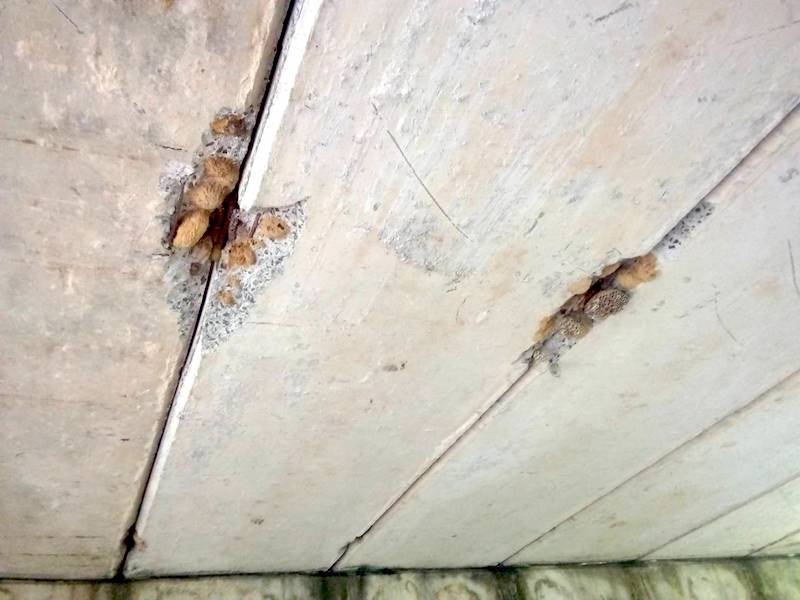
#> input picture assets/Lab5-crack.jpg, 800 x 600 px
$ jupyter execute 'Lab 5- Texture.ipynb'   (shell and % lines are left out)   (older library calls are emulated)
#> lines starting #> are read from the running program, lines starting #| are printed output that depends on the picture; long printed decimals are rounded
# 2110433 - Computer Vision (2023/2)
## Lab 5 - Texture
In this lab, we will learn to use texture to segment 'things' from images. This notebook includes both coding and written questions. Please hand in this notebook file with all outputs and your answer. <br>
<b>Please note that collaboration is encouraged in this course.</b> You must turn in <b>your own write ups</b> of all problems. If you collaborate with others, you must put the names and ids of the students you worked with in below block.

<b>Remark : You need to install addition package name 'scikit-image' by using the following command line</b>

Collaboration List:
- ...
- ...

[cell 1]
import numpy as np
import cv2
from skimage import io, color
from skimage.feature import local_binary_pattern, graycomatrix, graycoprops
from matplotlib import pyplot as plt
from ipywidgets import interact,interactive
import ipywidgets as widgets

## Gray Level Co-Occurrence Matrix (GLCM)
A gray level co-occurrence Matrix is a matrix that is defined over an image to be the distribution of co-occurring pixel values at a given offset. It is used as an approach to texture analysis with various computer vision applications.

[cell 2]
patternImage = np.array([
    [0, 0, 1, 1],
    [0, 0, 1, 1],
    [0, 2, 2, 2],
    [0, 2, 3, 3]], dtype=np.uint8)

plt.imshow(patternImage, cmap='gray')
plt.show()
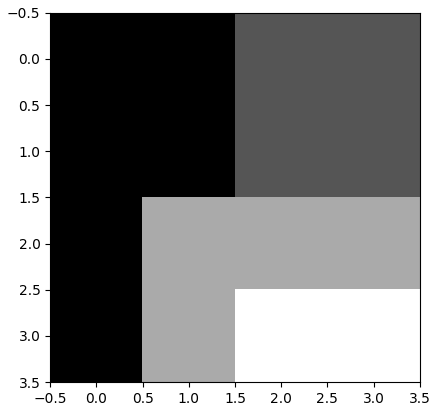
#> figure drawn by matplotlib, 1 panel

We will use <a href="https://scikit-image.org/docs/dev/api/skimage.feature.html?highlight=lbp#skimage.feature.greycomatrix">greycomatrix</a> function from scikit-image to extract GLCM from the sample pattern.

[cell 3]
co_ocmatrix = graycomatrix(patternImage, distances=[1], angles=[0, np.pi/4, np.pi/2], levels=4)
print(co_ocmatrix.shape)
print('angle 0')
print(co_ocmatrix[:,:,0,0])

print('angle 45')
print(co_ocmatrix[:,:,0,1])

print('angle 90')
print(co_ocmatrix[:,:,0,2])

### GLCM texture properties
Fron the  GLCM we can compute the following texture properties by using <a href='https://scikit-image.org/docs/dev/api/skimage.feature.html?highlight=lbp#skimage.feature.graycoprops'>graycoprops</a> from scikit-image
- contrast $\sum_{i,j=0}^{levels-1} P_{i,j}(i-j)^2$
- dissimilarity $\sum_{i,j=0}^{levels-1}P_{i,j}|i-j|$
- homogeneity $\sum_{i,j=0}^{levels-1}\frac{P_{i,j}}{1+(i-j)^2}$
- correlation $\sum_{i,j=0}^{levels-1} P_{i,j}\left[\frac{(i-\mu_i)(j-\mu_j)}{\sqrt{(\sigma_i^2)(\sigma_j^2)}}\right]$

[cell 4]
contrast = graycoprops(co_ocmatrix, prop='contrast')
dissimilarity = graycoprops(co_ocmatrix, prop='dissimilarity')
homogeneity = graycoprops(co_ocmatrix, prop='homogeneity')

print(contrast, dissimilarity,homogeneity)

[cell 5]
patternImage2 = np.zeros((4,4), dtype=np.uint8) ## all black image!
co_ocmatrix2 = graycomatrix(patternImage2, distances=[1], angles=[0, np.pi/4, np.pi/2])

contrast2 = graycoprops(co_ocmatrix2, prop='contrast')
dissimilarity2 = graycoprops(co_ocmatrix2, prop='dissimilarity')
homogeneity2 = graycoprops(co_ocmatrix2, prop='homogeneity')

print(contrast2, dissimilarity2, homogeneity2)

### Co-Occurrence matrix patch matching on bridge defect problem

[cell 6]
bridgeDefectImage = cv2.imread('assets/Lab5-crack.jpg')
#> bridgeDefectImage is the input picture: shape (600, 800, 3); mean B, G, R 184.9, 195.1, 200.7
dispImage = cv2.cvtColor(bridgeDefectImage.copy(), cv2.COLOR_BGR2RGB)

# Sample crack
cv2.rectangle(dispImage, (170,200), (220,250), (0,255,255), 5)

# Normal1
cv2.rectangle(dispImage, (400,400), (450,450), (255,255,0), 5)

# Crack2
cv2.rectangle(dispImage, (540,300), (590,350), (0,255,0), 5)


plt.figure(figsize=(10,10))
plt.imshow(dispImage, cmap='gray')

[cell 7]
bridgeDefectImageGray = cv2.cvtColor(bridgeDefectImage, cv2.COLOR_BGR2GRAY)

crackPatch1 = bridgeDefectImageGray[200:250,170:220]

normalPatch1= bridgeDefectImageGray[400:450,400:450]

crackPatch2 = bridgeDefectImageGray[300:350,540:590]
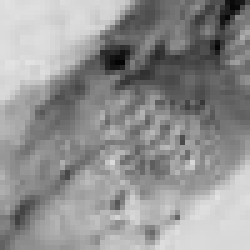
#> crackPatch2: shape (50, 50) (shown 5 times larger); min 4, max 226, mean 145.9

_, axarr = plt.subplots(1,3)
axarr[0].imshow(crackPatch1, cmap='gray')
axarr[1].imshow(normalPatch1, cmap='gray')
axarr[2].imshow(crackPatch2, cmap='gray')

[cell 8]
co_ocmatrix_crackpatch1 = graycomatrix(crackPatch1, distances=[1], angles=[0, np.pi/4, np.pi/2], symmetric=True, normed=True)

co_ocmatrix_normalpatch1 = graycomatrix(normalPatch1, distances=[1], angles=[0, np.pi/4, np.pi/2], symmetric=True, normed=True)

co_ocmatrix_crackpatch2 = graycomatrix(crackPatch2, distances=[1], angles=[0, np.pi/4, np.pi/2], symmetric=True, normed=True)

[cell 9]
dist_normal_normal = np.linalg.norm(co_ocmatrix_crackpatch1-co_ocmatrix_crackpatch2)
#> dist_normal_normal = 0.0467
print('distance crack-crack', dist_normal_normal)
#| distance crack-crack 0.04674

dist_normal_crack = np.linalg.norm(co_ocmatrix_crackpatch1-co_ocmatrix_normalpatch1)
#> dist_normal_crack = 0.188
print('distance normal-crack', dist_normal_crack)
#| distance normal-crack 0.1885

## Local Binary Pattern (LBP)
Local Binary Pattern (LBP) is a efficient texture operator which labels the pixels of an image by thresholding the neighborhood of each pixel and considers the result as a binary number.  It can be seen as a unifying approach to the traditionally divergent statistical and structural models of texture analysis. The most important property of the LBP operator in real-world applications is its robustness to monotonic gray-scale changes caused, for example, by illumination variations. Another important property is its computational simplicity, which makes it possible to analyze images in challenging real-time settings.

[cell 10]
patternImage = np.array([
    [0, 0, 1, 1],
    [0, 0, 1, 1],
    [0, 2, 2, 2],
    [0, 2, 3, 3]], dtype=np.uint8)

plt.imshow(patternImage, cmap='gray')
plt.show()

[cell 11]
lbpfeature = local_binary_pattern(patternImage, 8, 1)

Calculate LBP pattern for each patch by using scikit-image <a href="https://scikit-image.org/docs/dev/api/skimage.feature.html?highlight=lbp#skimage.feature.local_binary_pattern">local_binary_pattern</a> <br>
<br> Three neighborhood examples with varying p and r used to construct Local Binary Patterns. (Image from <a href="https://www.pyimagesearch.com/2015/12/07/local-binary-patterns-with-python-opencv/">pyimagesearch</a>)

[cell 12]
plt.imshow(lbpfeature, cmap='gray')
print(lbpfeature)
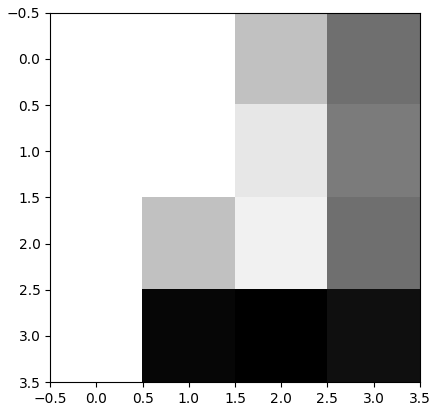
#> figure drawn by matplotlib, 1 panel

[cell 13]
bridgeDefectImage = cv2.imread('assets/Lab5-crack.jpg')
dispImage = cv2.cvtColor(bridgeDefectImage.copy(), cv2.COLOR_BGR2RGB)

# Sample crack
cv2.rectangle(dispImage, (170,200), (220,250), (0,255,255), 5)

# Normal1
cv2.rectangle(dispImage, (400,400), (450,450), (255,255,0), 5)

# Crack2
cv2.rectangle(dispImage, (540,300), (590,350), (0,255,0), 5)


plt.figure(figsize=(10,10))
plt.imshow(dispImage, cmap='gray')

[cell 14]
lbp_crackpatch1 =  local_binary_pattern(crackPatch1, P=16, R=8, method='uniform')
lbp_normalpatch1 =  local_binary_pattern(normalPatch1, P=16, R=8, method='uniform')
lbp_crackpatch2 =  local_binary_pattern(crackPatch2, P=16, R=8, method='uniform')
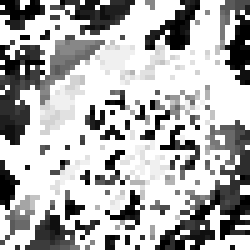
#> lbp_crackpatch2: shape (50, 50) float64 (shown 5 times larger); min 0, max 17, mean 11.76; drawn with min black and max white

### LBP histogram

[cell 15]
nBin = 16

_, axarr = plt.subplots(1,3)

hist_crackpatch1, _ = np.histogram(lbp_crackpatch1, density=True, bins=nBin, range=(0, nBin))
#> hist_crackpatch1 = [0.086, 0.127, 0.086, 0.0812, 0.0502, 0.0777, 0.0805, 0.0901, 0.0667, 0.0454, 0.0172, 0.042, 0.0241, 0.0193, 0.0316, 0.075]
axarr[0].plot(hist_crackpatch1)

hist_normalpatch1, _ = np.histogram(lbp_normalpatch1, density=True, bins=nBin, range=(0, nBin))
#> hist_normalpatch1 = [0.206, 0.223, 0.0861, 0.0346, 0.0168, 0.0336, 0.0168, 0.0237, 0.0148, 0.0495, 0.0129, 0.0445, 0.0109, 0.0376, 0.0277, 0.162]
axarr[1].plot(hist_normalpatch1)

hist_crackpatch2, _ = np.histogram(lbp_crackpatch2, density=True, bins=nBin, range=(0, nBin))
#> hist_crackpatch2 = [0.139, 0.165, 0.0836, 0.111, 0.0706, 0.0479, 0.027, 0.0523, 0.0462, 0.0348, 0.0122, 0.0122, 0.0131, 0.0183, 0.034, 0.133]
axarr[2].plot(hist_crackpatch2)

plt.show()
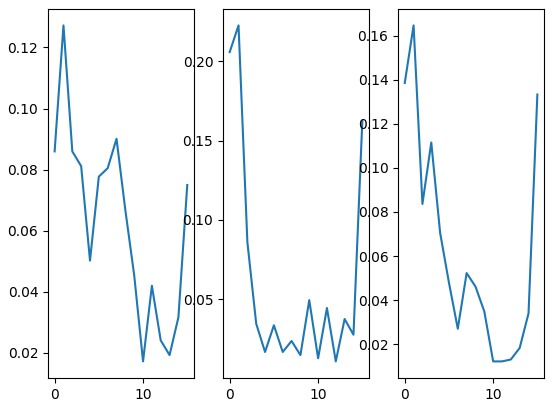
#> figure drawn by matplotlib, 3 panels; panel 1: curve peaks at x = 1, y = 0.127; panel 2: curve peaks at x = 1, y = 0.223; panel 3: curve peaks at x = 1, y = 0.165

### LBP Histogram matching

#### Simple euclidean distance

[cell 16]
print('Eucliden distance between crack-crack',np.linalg.norm(hist_crackpatch1 - hist_crackpatch2))
#| Eucliden distance between crack-crack 0.1251
print('Eucliden distance between crack-normal',np.linalg.norm(hist_crackpatch1 - hist_normalpatch1))
#| Eucliden distance between crack-normal 0.219

#### KL divergence is a way of measuring the matching between two distributions
(More detail can  be read from <a href="https://towardsdatascience.com/light-on-math-machine-learning-intuitive-guide-to-understanding-kl-divergence-2b382ca2b2a8">here</a>)

[cell 17]
def kldivergence(p, q):
    filt = np.logical_and(p != 0, q != 0)
#> filt = [True, True, True, True, True, True, True, True, True, True, True, True, True, True, True, True]
    return np.sum(p[filt] * np.log2(p[filt] / q[filt]))

print('KL-Divergence between crack-crack', kldivergence(hist_crackpatch1 , hist_crackpatch2))
#| KL-Divergence between crack-crack 0.1801
print('KL-Divergence between crack-normal', kldivergence(hist_crackpatch1 , hist_normalpatch1))
#| KL-Divergence between crack-normal 0.4913

## Assignment 1 - Texture Segmentation

From the above section, we can magically matching each texture with sample patches. Your today task is to implement a program to segment this leopard from the background by using chosen texture feature and sliding window method. You can search and use any knowledge from internet but do not forget to proper credit your sources. <br>

[cell 18]
leopardImage = cv2.imread('assets/Lab5-leopard.jpg', cv2.IMREAD_GRAYSCALE)
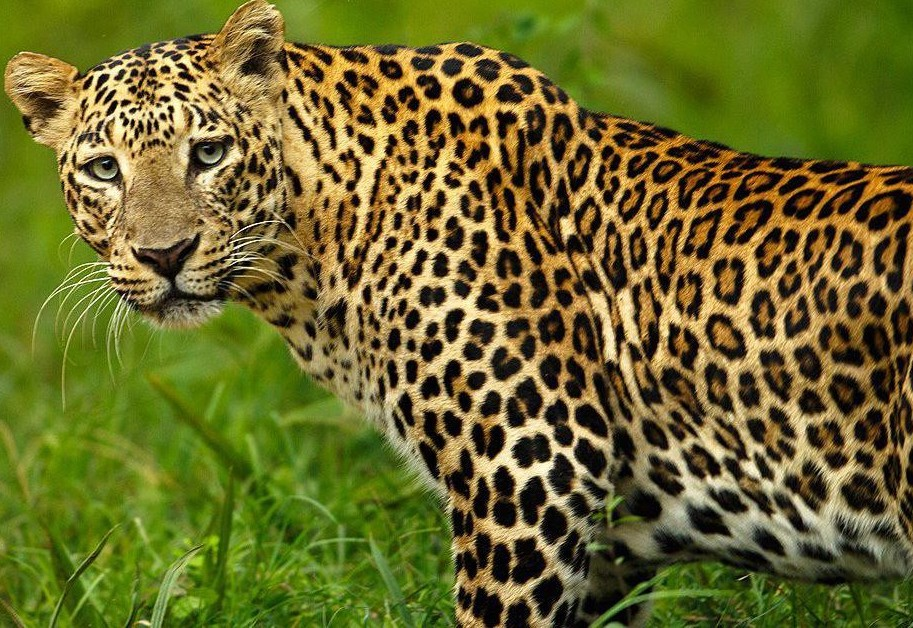
#> input picture assets/Lab5-leopard.jpg, 913 x 628 px
#> leopardImage: shape (628, 913); min 0, max 255, mean 99.2
leopardImage = cv2.resize(leopardImage, None,fx=0.5,fy=0.5) #resize to reduce computation time
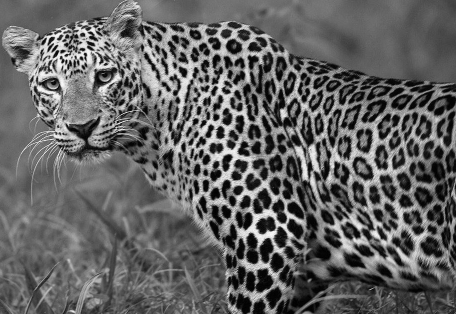
#> leopardImage: shape (314, 456); min 0, max 250, mean 99.3

# Just sample patches, you can change to any position you want
leopardPatch1 = leopardImage[100:150,400:450]
leopardPatch2 = leopardImage[100:150,150:200]
leopardPatch3 = leopardImage[200:250,300:350]
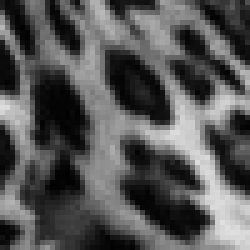
#> leopardPatch3: shape (50, 50) (shown 5 times larger); min 1, max 224, mean 86.1

nonleopardPatch1 = leopardImage[0:50,400:450]
nonleopardPatch2 = leopardImage[250:300,0:50]
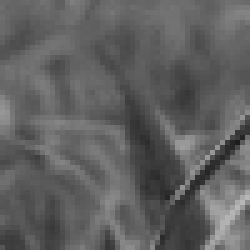
#> nonleopardPatch2: shape (50, 50) (shown 5 times larger); min 29, max 183, mean 96.1
nonleopardPatch3 = leopardImage[250:300,100:150]
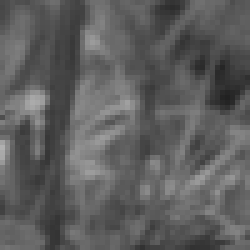
#> nonleopardPatch3: shape (50, 50) (shown 5 times larger); min 33, max 176, mean 94


plt.figure()
plt.imshow(leopardImage, cmap='gray')

plt.figure()
_, axarr = plt.subplots(1,3)
axarr[0].imshow(leopardPatch1, cmap='gray')
axarr[1].imshow(leopardPatch2, cmap='gray')
axarr[2].imshow(leopardPatch3, cmap='gray')

plt.figure()
_, axarr = plt.subplots(1,3)
axarr[0].imshow(nonleopardPatch1, cmap='gray')
axarr[1].imshow(nonleopardPatch2, cmap='gray')
axarr[2].imshow(nonleopardPatch3, cmap='gray')
